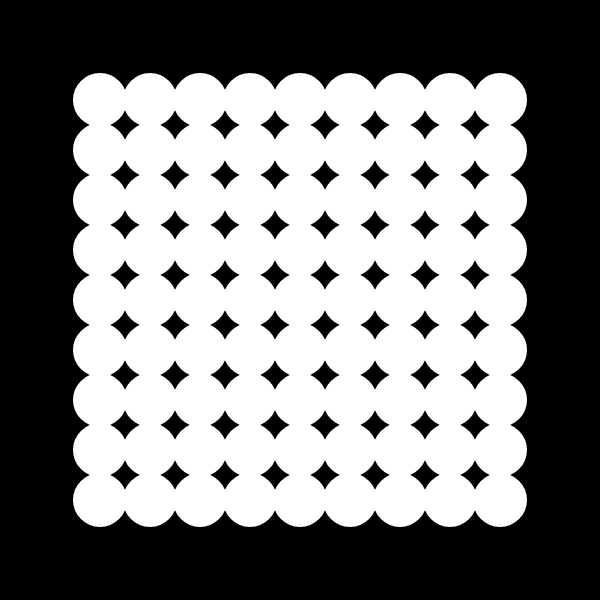
Frame 1 (no input)
Frame 60 (no input): identical to frame 1, image omitted
Frame 120 (the mouse pressed at the canvas centre since frame 60): identical to frame 1, image omitted

The p5.js sketch that drew this single still picture (run headless with seeded random() and noise() and a simulated clock; from frame 60 on, the mouse is pressed at the canvas centre):

// p5.js sketch
// ── sketch.js
function setup() {
  createCanvas(600, 600);
}

function draw() {
  background(0);
  stroke(255);
  strokeWeight(4);
  
  background(0);
  for (let x = 100; x <= 500; x += 50) {
    for (let y = 100;  y <= 500; y += 50) {
      ellipse(x, y, 50, 50);
    }
  }
}
